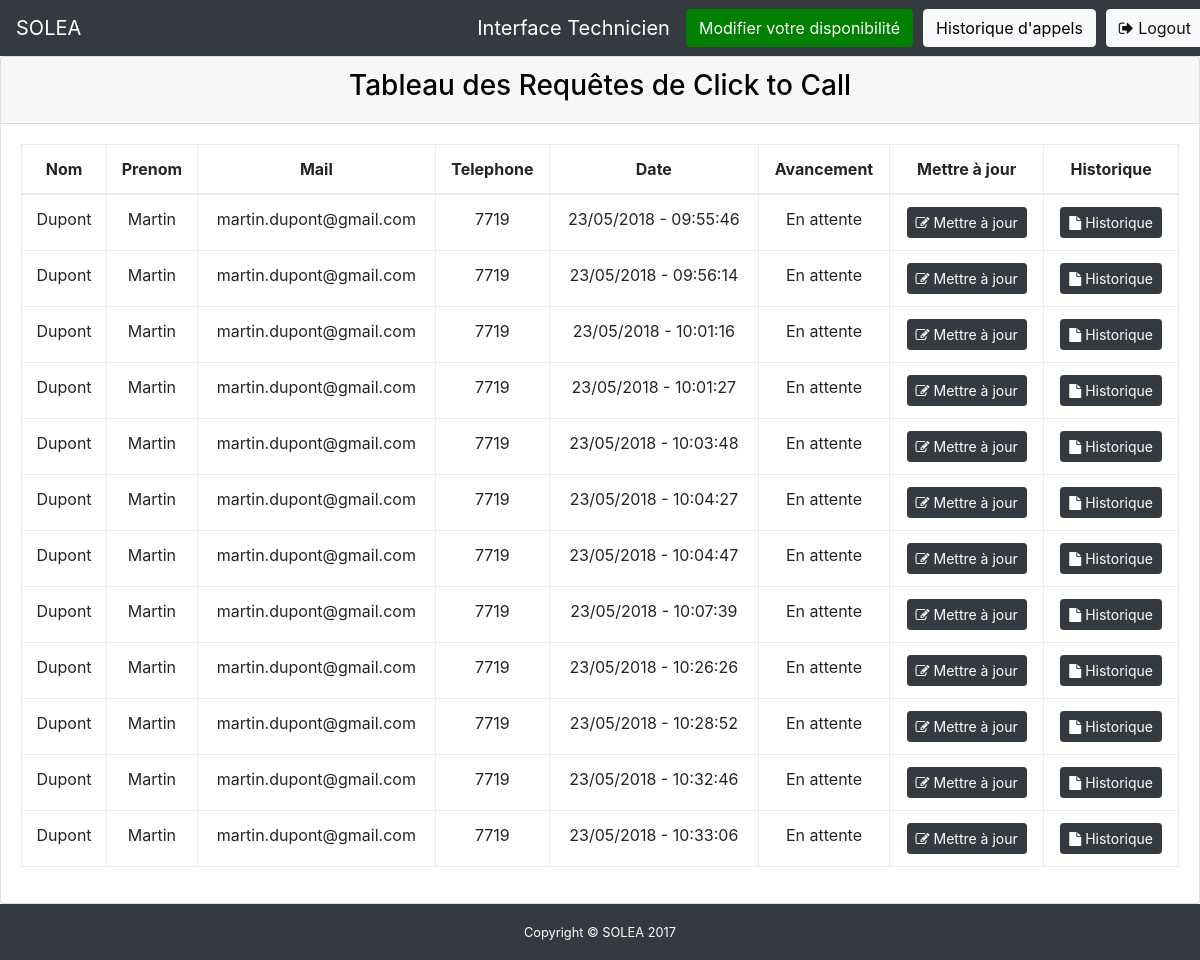
The app's page /technicien.php (signed in), older data.
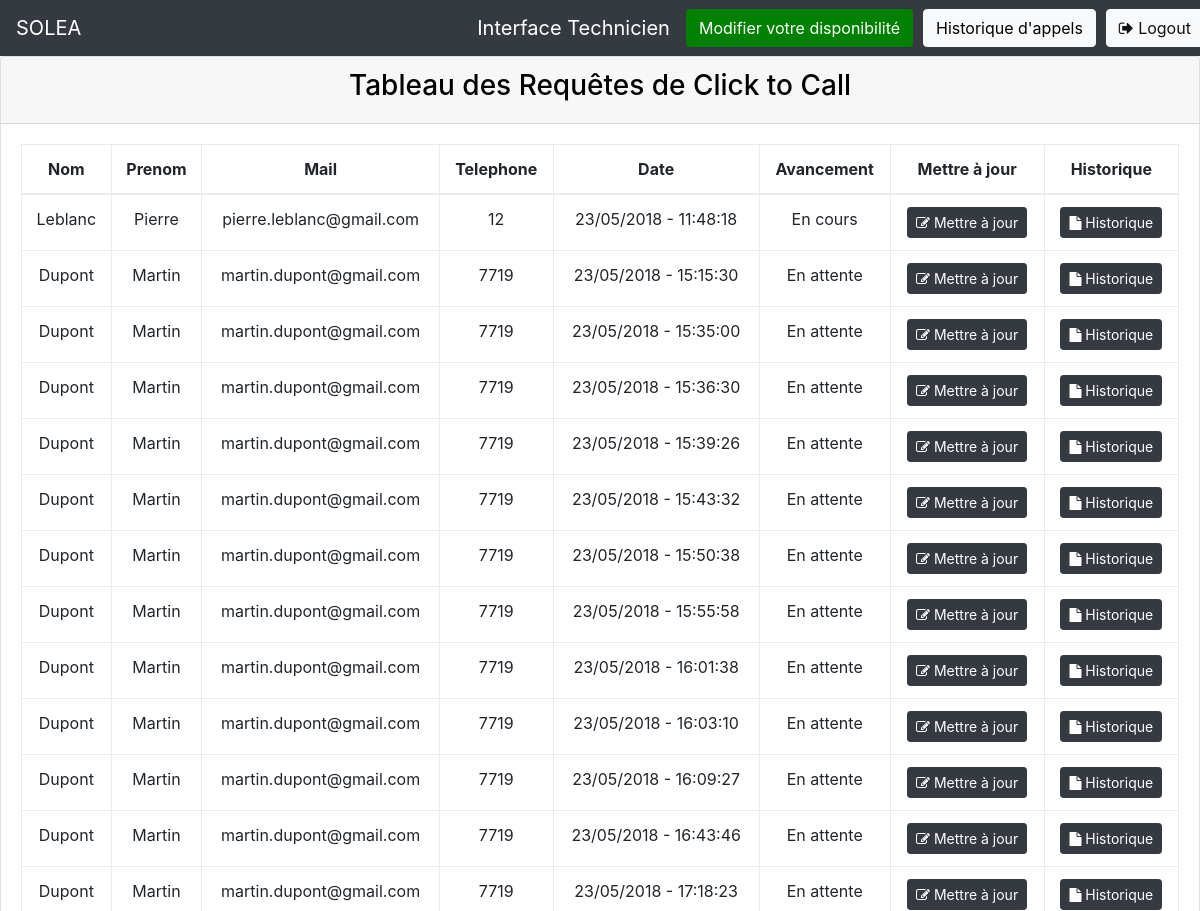
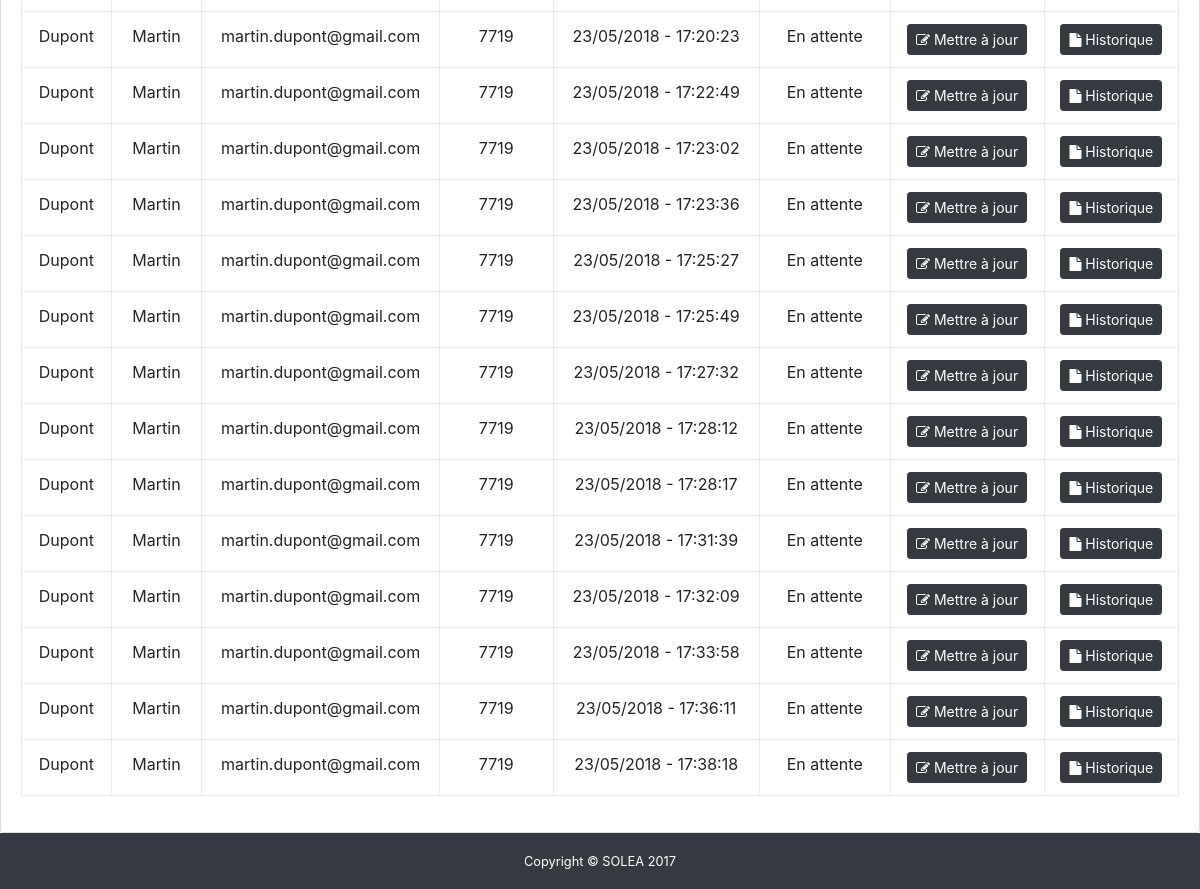
The same page, newer data (2 pictures, top to bottom).
### tables this page shows
CREATE TABLE `ctc_request` (
  `id` int(10) NOT NULL,
  `user_id` int(5) NOT NULL,
  `dates` varchar(50) NOT NULL,
  `etat` int(2) NOT NULL,
  `commentaire` text
);

CREATE TABLE `users` (
  `id` int(10) NOT NULL,
  `login` varchar(50) NOT NULL,
  `password` varchar(100) NOT NULL,
  `nom` varchar(50) NOT NULL,
  `prenom` varchar(50) NOT NULL,
  `mail` varchar(50) NOT NULL,
  `telephone` varchar(15) NOT NULL,
  `rang` int(1) NOT NULL DEFAULT '0'
);

### technicien.php (the view, shortened to what this page needs)
<?php
require 'pdo.php';
$bdd = new PDO('mysql:host=' . $PARAM_hote . ';dbname=' . $PARAM_nom_bd . ';charset=utf8', $PARAM_utilisateur, $PARAM_mot_passe);
include "include/head.php";
?>
<body class="fixed-nav sticky-footer bg-dark" id="page-top">
  <?php
$requete = 'SELECT * FROM ctc_request WHERE etat=0 or etat=1';
$req = $bdd->query($requete);
$num_rows = $req->rowCount();
if($num_rows==0){
	echo "	<div class='alert alert-danger' role='alert'>
				Aucun résultat, il n'y a aucune requêtes dans la base de données.
  			</div>";
}
else{
echo "<div class='card mb-3'>
		<div class='card-header'>
		<h3 style='text-align:center; color:black;'>Tableau des Requêtes de Click to Call</h1>
		</div>
		<div class='card-body'>
		  <div class='table-responsive'>
			<table class='table table-bordered' id='dataTable' width='100%' cellspacing='0'  style='text-align:center;'>
			  <thead>
				<tr>
				    <th>Nom</th>
				    <th>Prenom</th>
				    <th>Mail</th>
				    <th>Telephone</th>
				    <th>Date</th>
				    <th>Avancement</th>
				    <th>Mettre à jour</th>
				    <th>Historique</th>
				</tr>
			  </thead>
			  <tbody>";
while ($row = $req->fetch()) {
    $user = 'SELECT * FROM users WHERE id="' . $row["user_id"] . '"';
    $userboard = $bdd->query($user);
    $line = $userboard->fetch();$x = 1;
    ?>
	<td><?php echo $line['nom']; ?></td>
	<td><?php echo $line['prenom']; ?></td>
	<td><?php echo $line['mail']; ?></td>
	<td><?php echo $line['telephone']; ?></td>
	<td><?php echo $row['dates']; ?></td>
	<td><?php
	if ($row['etat'] == 0) {
        echo 'En attente';
    } elseif ($row['etat'] == 1) {
        echo 'En cours';
    } else {
		echo 'Terminé';
	}?>
	</td>
	<td><button type="button" class="btn btn-dark btn-sm" data-toggle="modal" data-target="#maj" onclick="func_id_request(<?php echo $row['id']?>,<?php echo $row['etat']?>,'<?php echo $row['commentaire']?>')"><i class="fa fa-edit"></i> Mettre à jour</button>
	</td>
	<td>
	<form method="post" action="historique.php">
			<button type="submit" class="btn btn-dark btn-sm"><i class="fa fa-file" aria-hidden="true"></i> Historique</button>
		</form></td>
	<?php } ?>
	</tbody>
</table>
</div>
</div>
</div>
<?php } ?>
<?php
include "include/foot.php";
?>
</body>
</html>

Row changes from the older to the newer data that the page shows:
changed ctc_request: user.nom "Dupont" → "Leblanc"; user.prenom "Martin" → "Pierre"; user.mail "martin.dupont@gmail.com" → "pierre.leblanc@gmail.com"; user.telephone "7719" → "12"; dates "23/05/2018 - 09:55:46" → "23/05/2018 - 11:48:18"; etat "En attente" → "En cours"
changed ctc_request (number 2 of 27 on the later page): dates "23/05/2018 - 09:56:14" → "23/05/2018 - 15:15:30"
changed ctc_request (number 3 of 27 on the later page): dates "23/05/2018 - 10:01:16" → "23/05/2018 - 15:35:00"
changed ctc_request (number 4 of 27 on the later page): dates "23/05/2018 - 10:01:27" → "23/05/2018 - 15:36:30"
changed ctc_request (number 5 of 27 on the later page): dates "23/05/2018 - 10:03:48" → "23/05/2018 - 15:39:26"
changed ctc_request (number 6 of 27 on the later page): dates "23/05/2018 - 10:04:27" → "23/05/2018 - 15:43:32"
changed ctc_request (number 7 of 27 on the later page): dates "23/05/2018 - 10:04:47" → "23/05/2018 - 15:50:38"
changed ctc_request (number 8 of 27 on the later page): dates "23/05/2018 - 10:07:39" → "23/05/2018 - 15:55:58"
changed ctc_request (number 9 of 27 on the later page): dates "23/05/2018 - 10:26:26" → "23/05/2018 - 16:01:38"
changed ctc_request (number 10 of 27 on the later page): dates "23/05/2018 - 10:28:52" → "23/05/2018 - 16:03:10"
changed ctc_request (number 11 of 27 on the later page): dates "23/05/2018 - 10:32:46" → "23/05/2018 - 16:09:27"
changed ctc_request (number 12 of 27 on the later page): dates "23/05/2018 - 10:33:06" → "23/05/2018 - 16:43:46"
added ctc_request: user.nom "Dupont", user.prenom "Martin", user.mail "martin.dupont@gmail.com", user.telephone "7719", dates "23/05/2018 - 17:18:23", etat "En attente"
added ctc_request: user.nom "Dupont", user.prenom "Martin", user.mail "martin.dupont@gmail.com", user.telephone "7719", dates "23/05/2018 - 17:20:23", etat "En attente"
added ctc_request: user.nom "Dupont", user.prenom "Martin", user.mail "martin.dupont@gmail.com", user.telephone "7719", dates "23/05/2018 - 17:22:49", etat "En attente"
added ctc_request: user.nom "Dupont", user.prenom "Martin", user.mail "martin.dupont@gmail.com", user.telephone "7719", dates "23/05/2018 - 17:23:02", etat "En attente"
added ctc_request: user.nom "Dupont", user.prenom "Martin", user.mail "martin.dupont@gmail.com", user.telephone "7719", dates "23/05/2018 - 17:23:36", etat "En attente"
added ctc_request: user.nom "Dupont", user.prenom "Martin", user.mail "martin.dupont@gmail.com", user.telephone "7719", dates "23/05/2018 - 17:25:27", etat "En attente"
added ctc_request: user.nom "Dupont", user.prenom "Martin", user.mail "martin.dupont@gmail.com", user.telephone "7719", dates "23/05/2018 - 17:25:49", etat "En attente"
added ctc_request: user.nom "Dupont", user.prenom "Martin", user.mail "martin.dupont@gmail.com", user.telephone "7719", dates "23/05/2018 - 17:27:32", etat "En attente"
added ctc_request: user.nom "Dupont", user.prenom "Martin", user.mail "martin.dupont@gmail.com", user.telephone "7719", dates "23/05/2018 - 17:28:12", etat "En attente"
added ctc_request: user.nom "Dupont", user.prenom "Martin", user.mail "martin.dupont@gmail.com", user.telephone "7719", dates "23/05/2018 - 17:28:17", etat "En attente"
added ctc_request: user.nom "Dupont", user.prenom "Martin", user.mail "martin.dupont@gmail.com", user.telephone "7719", dates "23/05/2018 - 17:31:39", etat "En attente"
added ctc_request: user.nom "Dupont", user.prenom "Martin", user.mail "martin.dupont@gmail.com", user.telephone "7719", dates "23/05/2018 - 17:32:09", etat "En attente"
added ctc_request: user.nom "Dupont", user.prenom "Martin", user.mail "martin.dupont@gmail.com", user.telephone "7719", dates "23/05/2018 - 17:33:58", etat "En attente"
added ctc_request: user.nom "Dupont", user.prenom "Martin", user.mail "martin.dupont@gmail.com", user.telephone "7719", dates "23/05/2018 - 17:36:11", etat "En attente"
added ctc_request: user.nom "Dupont", user.prenom "Martin", user.mail "martin.dupont@gmail.com", user.telephone "7719", dates "23/05/2018 - 17:38:18", etat "En attente"
